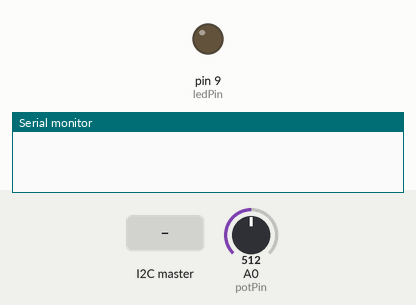
This sketch was run on a simulated Arduino Uno, built with avr-gcc and run on an emulated ATmega328P. Shown: output pins drawn as LEDs (lit = HIGH), the last lines printed to the serial monitor. The inputs (shaded band) are chosen by the test bench; at power-on: A0 (potPin) = 512.

Above: at 1.2 s.
1.3 s: the I2C master sends the byte 1
At 1.6 s:
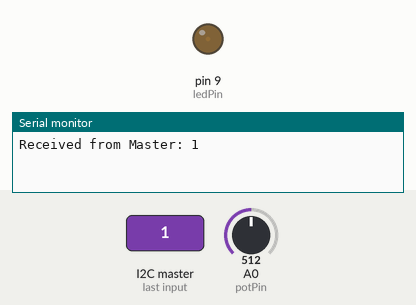
2.8 s: the I2C master sends the byte 90
At 4.0 s:
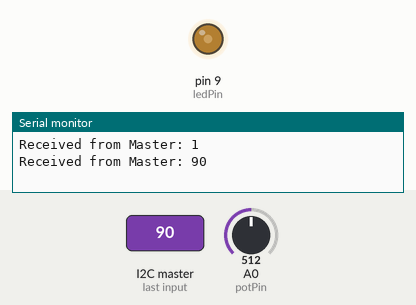
4.3 s: the I2C master sends the byte 200
At 5.3 s:
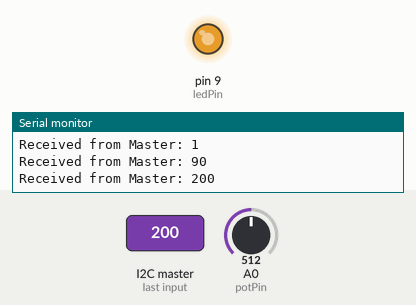
Timing chart, 0 to 7.3 s (numbered marks = the images above; inputs shaded):
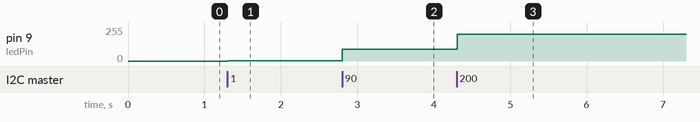

The sketch:

code_Firmware_nomor_4_10223037_slave.ino
```cpp
// Arduino Slave I2C

#include <Wire.h>

#define ledPin 9
#define potPin A0
#define slaveAddress 0x14

byte receivedData;
int potValue;

void setup() {
  Wire.begin(slaveAddress); // Inisialisasi sebagai Slave dengan alamat 0x14
  Wire.onReceive(receiveEvent); // Handler untuk menerima data
  Wire.onRequest(requestEvent); // Handler untuk mengirim data
  pinMode(ledPin, OUTPUT);
  Serial.begin(9600);
}

void loop() {
  // Baca nilai Potentiometer
  potValue = analogRead(potPin);
  potValue = map(potValue, 0, 1023, 0, 255);

  // Atur LED sesuai data yang diterima
  analogWrite(ledPin, receivedData);

  delay(100); // Delay sedikit sebelum iterasi berikutnya
}

// Fungsi untuk menerima data dari Master
void receiveEvent(int numBytes) {
  while (Wire.available()) {
    receivedData = Wire.read();
    Serial.print("Received from Master: ");
    Serial.println(receivedData);
  }
}

// Fungsi untuk mengirim data ke Master saat diminta
void requestEvent() {
  Wire.write(potValue);
  Serial.print("Sent to Master: ");
  Serial.println(potValue);
}
```

Measured:
- after the input at 1.3 s, pin 9 (ledPin): 0/255 → 1/255 at once
- after the input at 2.8 s, pin 9 (ledPin): 1/255 → 90/255 at once
- after the input at 4.3 s, pin 9 (ledPin): 90/255 → 200/255 at once
